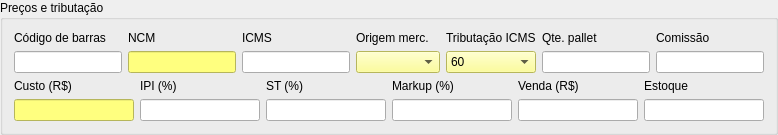
           <widget class="QGroupBox" name="groupBox_2">
            <property name="title">
             <string>Preços e tributação</string>
            </property>
            <layout class="QVBoxLayout" name="verticalLayout_2">
             <item>
              <layout class="QGridLayout" name="gridLayout_11">
               <item row="1" column="0">
                <widget class="QLabel" name="label_17">
                 <property name="sizePolicy">
                  <sizepolicy hsizetype="Preferred" vsizetype="Preferred">
                   <horstretch>0</horstretch>
                   <verstretch>0</verstretch>
                  </sizepolicy>
                 </property>
                 <property name="maximumSize">
                  <size>
                   <width>16777215</width>
                   <height>16777215</height>
                  </size>
                 </property>
                 <property name="text">
                  <string>Custo (R$)</string>
                 </property>
                 <property name="buddy">
                  <cstring>lineEditCusto</cstring>
                 </property>
                </widget>
               </item>
               <item row="1" column="1">
                <widget class="QLabel" name="label_18">
                 <property name="sizePolicy">
                  <sizepolicy hsizetype="Preferred" vsizetype="Preferred">
                   <horstretch>0</horstretch>
                   <verstretch>0</verstretch>
                  </sizepolicy>
                 </property>
                 <property name="maximumSize">
                  <size>
                   <width>16777215</width>
                   <height>16777215</height>
                  </size>
                 </property>
                 <property name="text">
                  <string>IPI (%)</string>
                 </property>
                 <property name="buddy">
                  <cstring>lineEditIPI</cstring>
                 </property>
                </widget>
               </item>
               <item row="1" column="2">
                <widget class="QLabel" name="label_19">
                 <property name="sizePolicy">
                  <sizepolicy hsizetype="Preferred" vsizetype="Preferred">
                   <horstretch>0</horstretch>
                   <verstretch>0</verstretch>
                  </sizepolicy>
                 </property>
                 <property name="maximumSize">
                  <size>
                   <width>16777215</width>
                   <height>16777215</height>
                  </size>
                 </property>
                 <property name="text">
                  <string>ST (%)</string>
                 </property>
                 <property name="buddy">
                  <cstring>lineEditST</cstring>
                 </property>
                </widget>
               </item>
               <item row="1" column="3">
                <widget class="QLabel" name="label_20">
                 <property name="sizePolicy">
                  <sizepolicy hsizetype="Preferred" vsizetype="Preferred">
                   <horstretch>0</horstretch>
                   <verstretch>0</verstretch>
                  </sizepolicy>
                 </property>
                 <property name="maximumSize">
                  <size>
                   <width>16777215</width>
                   <height>16777215</height>
                  </size>
                 </property>
                 <property name="text">
                  <string>Markup (%)</string>
                 </property>
                 <property name="buddy">
                  <cstring>lineEditMarkup</cstring>
                 </property>
                </widget>
               </item>
               <item row="2" column="3">
                <widget class="LineEditDecimal" name="lineEditMarkup">
                 <property name="sizePolicy">
                  <sizepolicy hsizetype="Preferred" vsizetype="Preferred">
                   <horstretch>0</horstretch>
                   <verstretch>0</verstretch>
                  </sizepolicy>
                 </property>
                 <property name="minimumSize">
                  <size>
                   <width>60</width>
                   <height>0</height>
                  </size>
                 </property>
                 <property name="maximumSize">
                  <size>
                   <width>16777215</width>
                   <height>16777215</height>
                  </size>
                 </property>
                 <property name="layoutDirection">
                  <enum>Qt::LeftToRight</enum>
                 </property>
                 <property name="text">
                  <string/>
                 </property>
                 <property name="alignment">
                  <set>Qt::AlignRight|Qt::AlignTrailing|Qt::AlignVCenter</set>
                 </property>
                </widget>
               </item>
               <item row="2" column="5">
                <widget class="QLineEdit" name="lineEditEstoque">
                 <property name="sizePolicy">
                  <sizepolicy hsizetype="Preferred" vsizetype="Preferred">
                   <horstretch>0</horstretch>
                   <verstretch>0</verstretch>
                  </sizepolicy>
                 </property>
                 <property name="maximumSize">
                  <size>
                   <width>16777215</width>
                   <height>16777215</height>
                  </size>
                 </property>
                </widget>
               </item>
               <item row="1" column="4">
                <widget class="QLabel" name="label_21">
                 <property name="enabled">
                  <bool>true</bool>
                 </property>
                 <property name="sizePolicy">
                  <sizepolicy hsizetype="Preferred" vsizetype="Preferred">
                   <horstretch>0</horstretch>
                   <verstretch>0</verstretch>
                  </sizepolicy>
                 </property>
                 <property name="maximumSize">
                  <size>
                   <width>16777215</width>
                   <height>16777215</height>
                  </size>
                 </property>
                 <property name="text">
                  <string>Venda (R$)</string>
                 </property>
                 <property name="buddy">
                  <cstring>lineEditVenda</cstring>
                 </property>
                </widget>
               </item>
               <item row="2" column="2">
                <widget class="LineEditDecimal" name="lineEditST">
                 <property name="sizePolicy">
                  <sizepolicy hsizetype="Preferred" vsizetype="Preferred">
                   <horstretch>0</horstretch>
                   <verstretch>0</verstretch>
                  </sizepolicy>
                 </property>
                 <property name="minimumSize">
                  <size>
                   <width>60</width>
                   <height>0</height>
                  </size>
                 </property>
                 <property name="maximumSize">
                  <size>
                   <width>16777215</width>
                   <height>16777215</height>
                  </size>
                 </property>
                 <property name="layoutDirection">
                  <enum>Qt::LeftToRight</enum>
                 </property>
                 <property name="text">
                  <string/>
                 </property>
                 <property name="alignment">
                  <set>Qt::AlignRight|Qt::AlignTrailing|Qt::AlignVCenter</set>
                 </property>
                </widget>
               </item>
               <item row="2" column="4">
                <widget class="LineEditDecimal" name="lineEditVenda">
                 <property name="sizePolicy">
                  <sizepolicy hsizetype="Preferred" vsizetype="Preferred">
                   <horstretch>0</horstretch>
                   <verstretch>0</verstretch>
                  </sizepolicy>
                 </property>
                 <property name="minimumSize">
                  <size>
                   <width>100</width>
                   <height>0</height>
                  </size>
                 </property>
                 <property name="maximumSize">
                  <size>
                   <width>16777215</width>
                   <height>16777215</height>
                  </size>
                 </property>
                 <property name="layoutDirection">
                  <enum>Qt::LeftToRight</enum>
                 </property>
                </widget>
               </item>
               <item row="1" column="5">
                <widget class="QLabel" name="label">
                 <property name="sizePolicy">
                  <sizepolicy hsizetype="Preferred" vsizetype="Preferred">
                   <horstretch>0</horstretch>
                   <verstretch>0</verstretch>
                  </sizepolicy>
                 </property>
                 <property name="maximumSize">
                  <size>
                   <width>16777215</width>
                   <height>16777215</height>
                  </size>
                 </property>
                 <property name="text">
                  <string>Estoque</string>
                 </property>
                 <property name="buddy">
                  <cstring>lineEditEstoque</cstring>
                 </property>
                </widget>
               </item>
               <item row="2" column="1">
                <widget class="LineEditDecimal" name="lineEditIPI">
                 <property name="sizePolicy">
                  <sizepolicy hsizetype="Preferred" vsizetype="Preferred">
                   <horstretch>0</horstretch>
                   <verstretch>0</verstretch>
                  </sizepolicy>
                 </property>
                 <property name="minimumSize">
                  <size>
                   <width>60</width>
                   <height>0</height>
                  </size>
                 </property>
                 <property name="maximumSize">
                  <size>
                   <width>16777215</width>
                   <height>16777215</height>
                  </size>
                 </property>
                 <property name="layoutDirection">
                  <enum>Qt::LeftToRight</enum>
                 </property>
                 <property name="text">
                  <string/>
                 </property>
                 <property name="alignment">
                  <set>Qt::AlignRight|Qt::AlignTrailing|Qt::AlignVCenter</set>
                 </property>
                </widget>
               </item>
               <item row="2" column="0">
                <widget class="LineEditDecimal" name="lineEditCusto">
                 <property name="sizePolicy">
                  <sizepolicy hsizetype="Preferred" vsizetype="Preferred">
                   <horstretch>0</horstretch>
                   <verstretch>0</verstretch>
                  </sizepolicy>
                 </property>
                 <property name="maximumSize">
                  <size>
                   <width>16777215</width>
                   <height>16777215</height>
                  </size>
                 </property>
                 <property name="layoutDirection">
                  <enum>Qt::LeftToRight</enum>
                 </property>
                 <property name="styleSheet">
                  <string notr="true">background-color: rgb(255, 255, 127);</string>
                 </property>
                </widget>
               </item>
               <item row="0" column="0" colspan="6">
                <layout class="QGridLayout" name="gridLayout_8">
                 <item row="0" column="5">
                  <widget class="QLabel" name="label_15">
                   <property name="sizePolicy">
                    <sizepolicy hsizetype="Preferred" vsizetype="Preferred">
                     <horstretch>0</horstretch>
                     <verstretch>0</verstretch>
                    </sizepolicy>
                   </property>
                   <property name="maximumSize">
                    <size>
                     <width>16777215</width>
                     <height>16777215</height>
                    </size>
                   </property>
                   <property name="text">
                    <string>Tributação ICMS</string>
                   </property>
                   <property name="buddy">
                    <cstring>comboBoxSitTrib</cstring>
                   </property>
                  </widget>
                 </item>
                 <item row="1" column="4">
                  <widget class="ComboBox" name="comboBoxOrigem">
                   <property name="sizePolicy">
                    <sizepolicy hsizetype="Preferred" vsizetype="Preferred">
                     <horstretch>0</horstretch>
                     <verstretch>0</verstretch>
                    </sizepolicy>
                   </property>
                   <property name="minimumSize">
                    <size>
                     <width>84</width>
                     <height>0</height>
                    </size>
                   </property>
                   <property name="maximumSize">
                    <size>
                     <width>16777215</width>
                     <height>16777215</height>
                    </size>
                   </property>
                   <property name="toolTip">
                    <string>&lt;html&gt;&lt;head/&gt;&lt;body&gt;&lt;p&gt;&lt;span style=&quot; font-family:'sans-serif'; font-weight:600;&quot;&gt;TABELA A - ORIGEM DA MERCADORIA&lt;/span&gt;&lt;/p&gt;&lt;p&gt;&lt;br/&gt;&lt;/p&gt;&lt;p&gt;&lt;span style=&quot; font-family:'sans-serif';&quot;&gt;0 - Nacional &lt;/span&gt;&lt;/p&gt;&lt;p&gt;&lt;span style=&quot; font-family:'sans-serif';&quot;&gt;1  - Estrangeira - Importação direta &lt;/span&gt;&lt;/p&gt;&lt;p&gt;&lt;span style=&quot; font-family:'sans-serif';&quot;&gt;2 - Estrangeira - Adquirida no mercado interno &lt;/span&gt;&lt;/p&gt;&lt;/body&gt;&lt;/html&gt;</string>
                   </property>
                   <property name="styleSheet">
                    <string notr="true">background-color: rgb(255, 255, 127);</string>
                   </property>
                  </widget>
                 </item>
                 <item row="1" column="6">
                  <widget class="LineEditDecimal" name="lineEditQtePallet">
                   <property name="sizePolicy">
                    <sizepolicy hsizetype="Preferred" vsizetype="Preferred">
                     <horstretch>0</horstretch>
                     <verstretch>0</verstretch>
                    </sizepolicy>
                   </property>
                   <property name="maximumSize">
                    <size>
                     <width>16777215</width>
                     <height>16777215</height>
                    </size>
                   </property>
                   <property name="layoutDirection">
                    <enum>Qt::LeftToRight</enum>
                   </property>
                  </widget>
                 </item>
                 <item row="1" column="3">
                  <widget class="QLineEdit" name="lineEditICMS">
                   <property name="sizePolicy">
                    <sizepolicy hsizetype="Preferred" vsizetype="Preferred">
                     <horstretch>0</horstretch>
                     <verstretch>0</verstretch>
                    </sizepolicy>
                   </property>
                   <property name="maximumSize">
                    <size>
                     <width>16777215</width>
                     <height>16777215</height>
                    </size>
                   </property>
                  </widget>
                 </item>
                 <item row="1" column="5">
                  <widget class="QComboBox" name="comboBoxSitTrib">
                   <property name="sizePolicy">
                    <sizepolicy hsizetype="Preferred" vsizetype="Preferred">
                     <horstretch>0</horstretch>
                     <verstretch>0</verstretch>
                    </sizepolicy>
                   </property>
                   <property name="minimumSize">
                    <size>
                     <width>84</width>
                     <height>0</height>
                    </size>
                   </property>
                   <property name="maximumSize">
                    <size>
                     <width>16777215</width>
                     <height>16777215</height>
                    </size>
                   </property>
                   <property name="toolTip">
                    <string>&lt;html&gt;&lt;head/&gt;&lt;body&gt;&lt;p&gt;&lt;span style=&quot; font-family:'sans-serif'; font-weight:600;&quot;&gt;TABELA B - TRIBUTAÇÃO PELO ICMS &lt;/span&gt;&lt;/p&gt;&lt;ul style=&quot;margin-top: 0px; margin-bottom: 0px; margin-left: 0px; margin-right: 0px; -qt-list-indent: 1;&quot;&gt;&lt;li style=&quot; margin-top:0px; margin-bottom:12px; margin-left:0px; margin-right:0px; -qt-block-indent:0; text-indent:0px;&quot;&gt;00 Tributada integralmente&lt;/li&gt;&lt;li style=&quot; margin-top:0px; margin-bottom:12px; margin-left:0px; margin-right:0px; -qt-block-indent:0; text-indent:0px;&quot;&gt;10 Tributada e com cobrança do ICMS por substituição tributária&lt;/li&gt;&lt;li style=&quot; margin-top:0px; margin-bottom:12px; margin-left:0px; margin-right:0px; -qt-block-indent:0; text-indent:0px;&quot;&gt;20 Com redução de base de cálculo&lt;/li&gt;&lt;li style=&quot; margin-top:0px; margin-bottom:12px; margin-left:0px; margin-right:0px; -qt-block-indent:0; text-indent:0px;&quot;&gt;30 Isenta ou não tributada e com cobrança do ICMS por substituição tributária&lt;/li&gt;&lt;li style=&quot; margin-top:0px; margin-bottom:12px; margin-left:0px; margin-right:0px; -qt-block-indent:0; text-indent:0px;&quot;&gt;40 Isenta&lt;/li&gt;&lt;li style=&quot; margin-top:0px; margin-bottom:12px; margin-left:0px; margin-right:0px; -qt-block-indent:0; text-indent:0px;&quot;&gt;41 Não tributada&lt;/li&gt;&lt;li style=&quot; margin-top:0px; margin-bottom:12px; margin-left:0px; margin-right:0px; -qt-block-indent:0; text-indent:0px;&quot;&gt;50 Suspensão&lt;/li&gt;&lt;li style=&quot; margin-top:0px; margin-bottom:12px; margin-left:0px; margin-right:0px; -qt-block-indent:0; text-indent:0px;&quot;&gt;51 Diferimento&lt;/li&gt;&lt;li style=&quot; margin-top:0px; margin-bottom:12px; margin-left:0px; margin-right:0px; -qt-block-indent:0; text-indent:0px;&quot;&gt;60 ICMS cobrado anteriormente por substituição tributária&lt;/li&gt;&lt;li style=&quot; margin-top:0px; margin-bottom:12px; margin-left:0px; margin-right:0px; -qt-block-indent:0; text-indent:0px;&quot;&gt;70 Com redução de base de cálculo e cobrança do ICMS por substituição tributária&lt;/li&gt;&lt;li style=&quot; margin-top:0px; margin-bottom:12px; margin-left:0px; margin-right:0px; -qt-block-indent:0; text-indent:0px;&quot;&gt;90 Outras&lt;br/&gt;&lt;/li&gt;&lt;/ul&gt;&lt;p&gt;&lt;br/&gt;&lt;/p&gt;&lt;/body&gt;&lt;/html&gt;</string>
                   </property>
                   <property name="styleSheet">
                    <string notr="true">background-color: rgb(255, 255, 127);</string>
                   </property>
                   <item>
                    <property name="text">
                     <string>60</string>
                    </property>
                   </item>
                   <item>
                    <property name="text">
                     <string>00</string>
                    </property>
                   </item>
                   <item>
                    <property name="text">
                     <string>10</string>
                    </property>
                   </item>
                   <item>
                    <property name="text">
                     <string>20</string>
                    </property>
                   </item>
                   <item>
                    <property name="text">
                     <string>30</string>
                    </property>
                   </item>
                   <item>
                    <property name="text">
                     <string>40</string>
                    </property>
                   </item>
                   <item>
                    <property name="text">
                     <string>41</string>
                    </property>
                   </item>
                   <item>
                    <property name="text">
                     <string>50</string>
                    </property>
                   </item>
                   <item>
                    <property name="text">
                     <string>51</string>
                    </property>
                   </item>
                   <item>
                    <property name="text">
                     <string>70</string>
                    </property>
                   </item>
                   <item>
                    <property name="text">
                     <string>90</string>
                    </property>
                   </item>
                  </widget>
                 </item>
                 <item row="0" column="2">
                  <widget class="QLabel" name="label_13">
                   <property name="sizePolicy">
                    <sizepolicy hsizetype="Preferred" vsizetype="Preferred">
                     <horstretch>0</horstretch>
                     <verstretch>0</verstretch>
                    </sizepolicy>
                   </property>
                   <property name="maximumSize">
                    <size>
                     <width>16777215</width>
                     <height>16777215</height>
                    </size>
                   </property>
                   <property name="text">
                    <string>NCM</string>
                   </property>
                   <property name="buddy">
                    <cstring>lineEditNCM</cstring>
                   </property>
                  </widget>
                 </item>
                 <item row="0" column="3">
                  <widget class="QLabel" name="label_14">
                   <property name="sizePolicy">
                    <sizepolicy hsizetype="Preferred" vsizetype="Preferred">
                     <horstretch>0</horstretch>
                     <verstretch>0</verstretch>
                    </sizepolicy>
                   </property>
                   <property name="maximumSize">
                    <size>
                     <width>16777215</width>
                     <height>16777215</height>
                    </size>
                   </property>
                   <property name="text">
                    <string>ICMS</string>
                   </property>
                   <property name="buddy">
                    <cstring>lineEditICMS</cstring>
                   </property>
                  </widget>
                 </item>
                 <item row="0" column="6">
                  <widget class="QLabel" name="label_16">
                   <property name="sizePolicy">
                    <sizepolicy hsizetype="Preferred" vsizetype="Preferred">
                     <horstretch>0</horstretch>
                     <verstretch>0</verstretch>
                    </sizepolicy>
                   </property>
                   <property name="maximumSize">
                    <size>
                     <width>16777215</width>
                     <height>16777215</height>
                    </size>
                   </property>
                   <property name="text">
                    <string>Qte. pallet</string>
                   </property>
                   <property name="buddy">
                    <cstring>lineEditQtePallet</cstring>
                   </property>
                  </widget>
                 </item>
                 <item row="1" column="2">
                  <widget class="QLineEdit" name="lineEditNCM">
                   <property name="sizePolicy">
                    <sizepolicy hsizetype="Preferred" vsizetype="Preferred">
                     <horstretch>0</horstretch>
                     <verstretch>0</verstretch>
                    </sizepolicy>
                   </property>
                   <property name="minimumSize">
                    <size>
                     <width>60</width>
                     <height>0</height>
                    </size>
                   </property>
                   <property name="maximumSize">
                    <size>
                     <width>16777215</width>
                     <height>16777215</height>
                    </size>
                   </property>
                   <property name="toolTip">
                    <string>&lt;html&gt;&lt;head/&gt;&lt;body&gt;&lt;p&gt;&lt;span style=&quot; font-weight:600;&quot;&gt;NOMENCLATURA COMUM DO MERCOSUL&lt;/span&gt;&lt;/p&gt;&lt;p&gt;&lt;br/&gt;&lt;/p&gt;&lt;p&gt;&lt;span style=&quot; font-weight:600;&quot;&gt;NCM &lt;/span&gt;significa &amp;quot;&lt;span style=&quot; font-weight:600;&quot;&gt;Nomenclatura Comum do Mercosul&lt;/span&gt;&amp;quot; e trata-se de um &lt;span style=&quot; font-weight:600;&quot;&gt;código de oito dígitos&lt;/span&gt; estabelecido pelo Governo Brasileiro para&lt;span style=&quot; font-weight:600;&quot;&gt; identificar a natureza das mercadorias&lt;/span&gt; e promover o desenvolvimento do comércio internacional, além de facilitar a coleta e análise das estatísticas do comércio exterior.&lt;/p&gt;&lt;p&gt;&lt;br/&gt;&lt;/p&gt;&lt;p&gt;&lt;span style=&quot; font-weight:600;&quot;&gt;Tabela: &lt;/span&gt;&lt;/p&gt;&lt;p&gt;&lt;span style=&quot; font-weight:600;&quot;&gt;http://www.sefaz.mt.gov.br/portal/download/arquivos/Tabela_NCM.pdf&lt;/span&gt;&lt;/p&gt;&lt;/body&gt;&lt;/html&gt;</string>
                   </property>
                   <property name="whatsThis">
                    <string/>
                   </property>
                   <property name="styleSheet">
                    <string notr="true">background-color: rgb(255, 255, 127);</string>
                   </property>
                  </widget>
                 </item>
                 <item row="0" column="4">
                  <widget class="QLabel" name="label_30">
                   <property name="sizePolicy">
                    <sizepolicy hsizetype="Preferred" vsizetype="Preferred">
                     <horstretch>0</horstretch>
                     <verstretch>0</verstretch>
                    </sizepolicy>
                   </property>
                   <property name="maximumSize">
                    <size>
                     <width>16777215</width>
                     <height>16777215</height>
                    </size>
                   </property>
                   <property name="text">
                    <string>Origem merc.</string>
                   </property>
                   <property name="buddy">
                    <cstring>comboBoxOrigem</cstring>
                   </property>
                  </widget>
                 </item>
                 <item row="0" column="7">
                  <widget class="QLabel" name="label_27">
                   <property name="sizePolicy">
                    <sizepolicy hsizetype="Preferred" vsizetype="Preferred">
                     <horstretch>0</horstretch>
                     <verstretch>0</verstretch>
                    </sizepolicy>
                   </property>
                   <property name="maximumSize">
                    <size>
                     <width>16777215</width>
                     <height>16777215</height>
                    </size>
                   </property>
                   <property name="text">
                    <string>Comissão</string>
                   </property>
                   <property name="buddy">
                    <cstring>lineEditComissao</cstring>
                   </property>
                  </widget>
                 </item>
                 <item row="1" column="7">
                  <widget class="LineEditDecimal" name="lineEditComissao">
                   <property name="sizePolicy">
                    <sizepolicy hsizetype="Preferred" vsizetype="Preferred">
                     <horstretch>0</horstretch>
                     <verstretch>0</verstretch>
                    </sizepolicy>
                   </property>
                   <property name="maximumSize">
                    <size>
                     <width>16777215</width>
                     <height>16777215</height>
                    </size>
                   </property>
                   <property name="layoutDirection">
                    <enum>Qt::RightToLeft</enum>
                   </property>
                  </widget>
                 </item>
                 <item row="1" column="0">
                  <widget class="QLineEdit" name="lineEditCodBarras">
                   <property name="sizePolicy">
                    <sizepolicy hsizetype="Preferred" vsizetype="Preferred">
                     <horstretch>0</horstretch>
                     <verstretch>0</verstretch>
                    </sizepolicy>
                   </property>
                   <property name="minimumSize">
                    <size>
                     <width>100</width>
                     <height>0</height>
                    </size>
                   </property>
                   <property name="maximumSize">
                    <size>
                     <width>16777215</width>
                     <height>16777215</height>
                    </size>
                   </property>
                   <property name="clearButtonEnabled">
                    <bool>true</bool>
                   </property>
                  </widget>
                 </item>
                 <item row="0" column="0">
                  <widget class="QLabel" name="label_11">
                   <property name="sizePolicy">
                    <sizepolicy hsizetype="Preferred" vsizetype="Preferred">
                     <horstretch>0</horstretch>
                     <verstretch>0</verstretch>
                    </sizepolicy>
                   </property>
                   <property name="maximumSize">
                    <size>
                     <width>16777215</width>
                     <height>16777215</height>
                    </size>
                   </property>
                   <property name="text">
                    <string>Código de barras</string>
                   </property>
                   <property name="buddy">
                    <cstring>lineEditCodBarras</cstring>
                   </property>
                  </widget>
                 </item>
                </layout>
               </item>
              </layout>
             </item>
            </layout>
           </widget>
